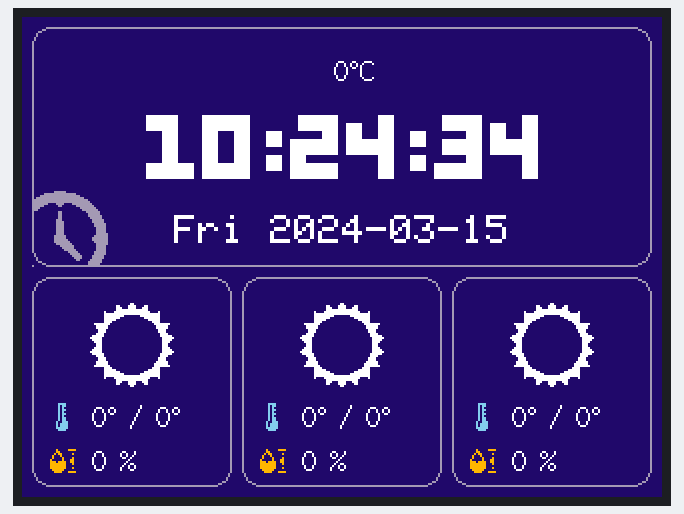
Simulated run of this sketch. Board: ESP32. Shown: 320×240 colour display. WiFi joins after 1.5 s; servers stay silent unless stated; uploads are accepted with an empty reply; the local clock reads 2024-03-15 10:24:30 at power-on unless the sketch sets it; what the sketch prints to the serial monitor is not drawn.

Above: at 4.5 s.
At 8.1 s:
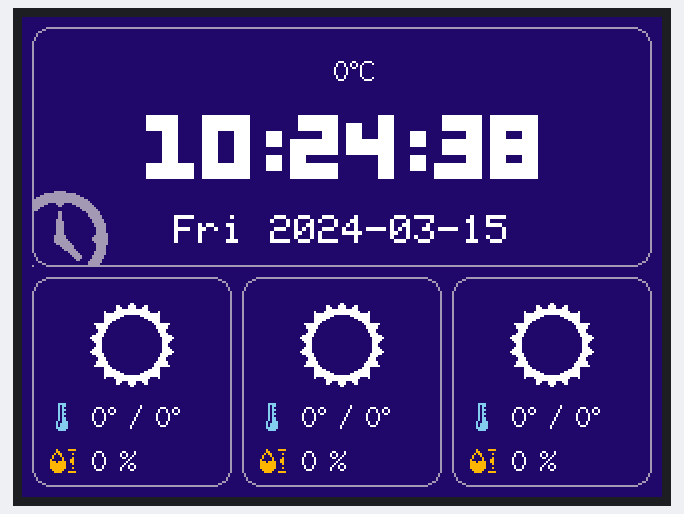
At 13.1 s:
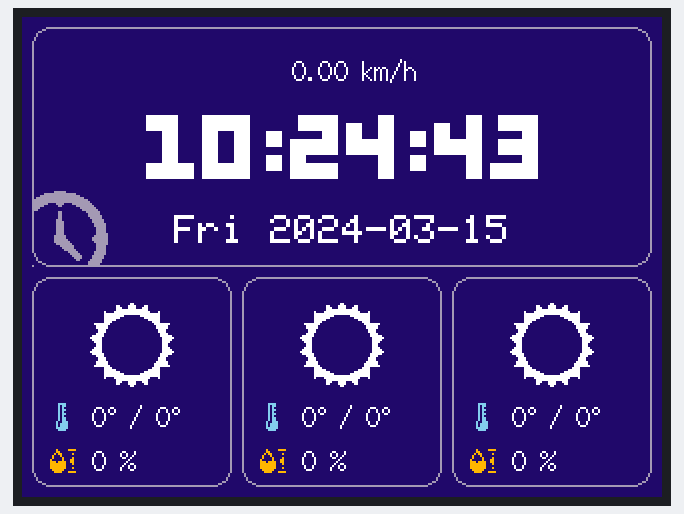
At 20.1 s:
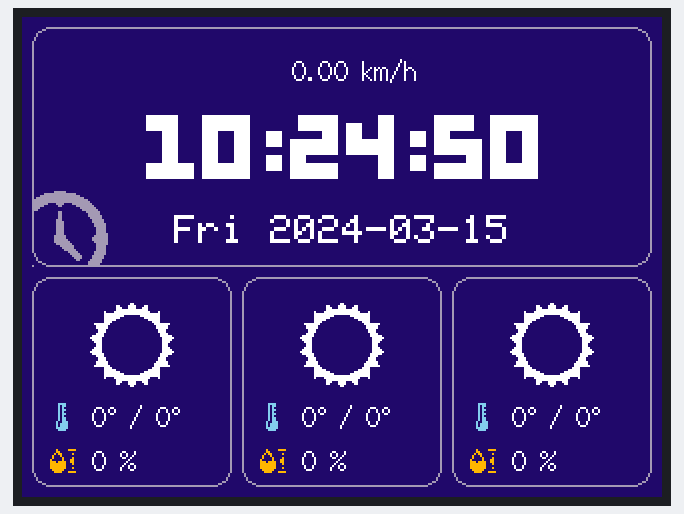
At 29.1 s:
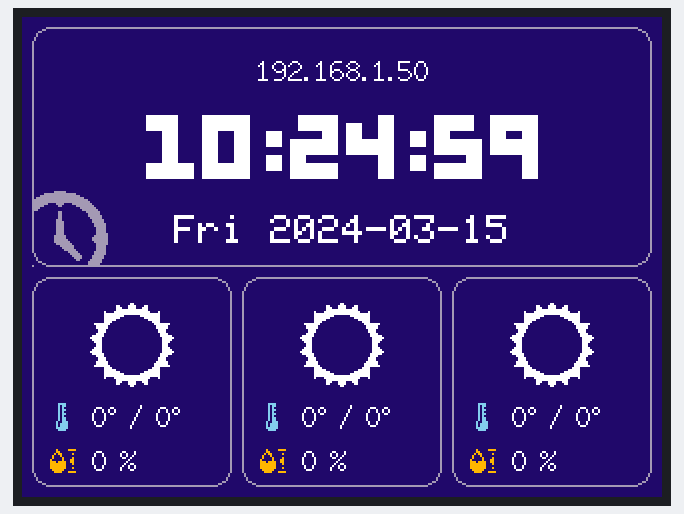
At 38.1 s:
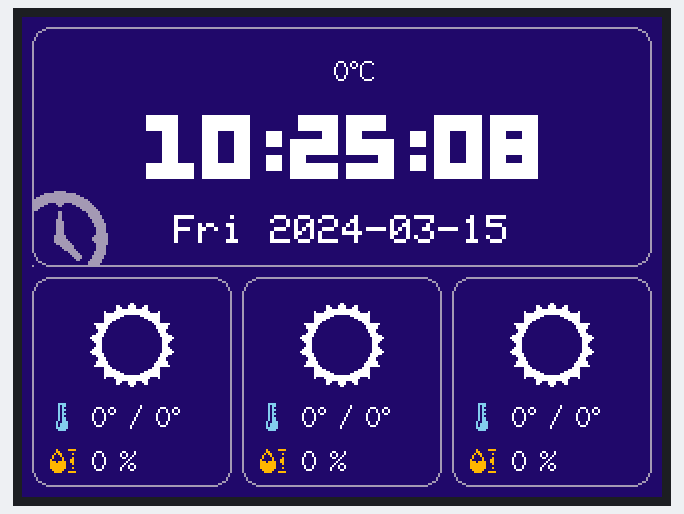

Measured:
- what the display in image 0 shows lasts 0.6 s, from 4.5 s to 5.1 s
- what the display in image 1 shows lasts 1.0 s, from 8.1 s to 9.1 s

The sketch:

ESP_Clock.ino
```cpp
/* bilibili@可爱的狗子汪
 */

#include <WiFi.h>
#include <WiFiClientSecure.h>
#include <ArduinoJson.h>
#include <TFT_eSPI.h>
#include <RBD_Timer.h>
#include "bmp.h"
#include "fonts.h"
#include "cfg.h"

#define TIME (1 << 1)
#define DATE (1 << 2)
#define FORECAST (1 << 3)

#define UTC_OFFSET 8
#define UPDATE_INTERVAL_M 15

const char* ntpServer = "ntp.aliyun.com";
const char* host = "api.seniverse.com";

WiFiClientSecure client;

TFT_eSPI tft = TFT_eSPI();
TFT_eSprite spr = TFT_eSprite(&tft);
TFT_eSprite st = TFT_eSprite(&tft);

RBD::Timer timer1(60000 * UPDATE_INTERVAL_M);  // 获取心知天气信息间隔
RBD::Timer timer2(10000);                      // 滚动文字的驻屏显示时间
RBD::Timer timer3(25);                         // 限制滚动文字滚动太快, 每一帧与上一帧的间隔时间

typedef struct {
  String text;
  int code;
  int high;
  int low;
  String windDirection;
  double windSpeed;
  int humidity;
} forecast;
forecast day[3];
forecast now;
String stext[3];
int stextIndex = 0;

char ot[9];
char t[9];
char odate[11];
char date[11];
char wday[4];
uint8_t updateThis = 0xFF;
int tcount = 0;
bool canScroll = false;

void setup() {
  tft.begin();
  tft.setRotation(3);
  tft.fillScreen(TFT_BLUE);
  tft.setTextColor(TFT_WHITE);
  tft.println("Please wait...");

  Serial.begin(115200);
  WiFi.begin(WIFI_SSID, WIFI_PASS);
  while (WiFi.status() != WL_CONNECTED) delay(1500);
  Serial.println("WiFi connected");

  client.setInsecure();  // HTTPS不安全连接

  timer1.restart();  // 计时器
  timer2.restart();
  timer3.restart();
  configTime(3600 * UTC_OFFSET, 0, ntpServer);  // NTP服务器
  updateForecastDaily();
  updateWeather();

  tft.fillScreen(BG_COLOUR);
  spr.setColorDepth(16);
  spr.createSprite(260, 48);

  st.setColorDepth(16);
  st.createSprite(260, 17);
  st.fillSprite(BG_COLOUR);
  st.setScrollRect(0, 0, 260, 17, BG_COLOUR);
  st.setTextColor(TEXT_COLOUR);
  st.setTextDatum(TC_DATUM);
}

/*
 * void loop()
 */
void loop() {
  struct tm timeinfo;
  if (!getLocalTime(&timeinfo)) {  // 获取NTP时间
    Serial.println("E: Failed to get NTP time!");
    return;
  }
  // 更新时间刷新时间文字
  strftime(t, 9, "%X", &timeinfo);
  if (strcmp(ot, t) != 0) {
    strcpy(ot, t);
    strftime(wday, 4, "%a", &timeinfo);
    strftime(date, 11, "%F", &timeinfo);
    if (strcmp(odate, date) != 0) {
      strcpy(odate, date);
      updateThis |= DATE;
    }
    updateThis |= TIME;
  }

  if (timer1.onRestart()) {
    updateForecastDaily();
    updateWeather();
    updateThis |= FORECAST;
  }

  if (timer2.onRestart())
    canScroll = true;

  display();  // 刷新显示
}

/*
 * 根据API返回的JSON数据中的`code`字段, 绘制相应的天气图标
 * "bmp.h"中修改对应图标或者添加更多天气图标
 */
const uint8_t* toIconBitmap(int codeNum) {
  switch (codeNum) {
    case 0: return _0;  // 晴
    case 1: return _0;
    case 2: return _0;
    case 3: return _0;
    case 4: return _4;  // 多云
    case 5: return _5;  // 晴间多云
    case 6: return _5;
    case 7: return _5;
    case 8: return _5;
    case 9: return _9;    // 阴
    case 10: return _10;  // 阵雨
    case 11: return _11;  // 雷阵雨
    case 13: return _13;  // 小雨
    case 14: return _13;
    case 15: return _13;
    case 16: return _16;  // 暴雨
    case 17: return _16;
    case 18: return _16;
    case 20: return _20;  //雨夹雪
    default: return _99;  // 未知
  }
}

void set_stext() {
  stext[0] = now.text + "  " + String(now.low) + "`C";
  stext[1] = String(day[0].windDirection) + "  " + String(day[0].windSpeed) + " km/h";
  stext[2] = (WiFi.localIP()).toString();
}

/*
 * 在屏幕上绘制图像, 文字等
 */
void display() {
  tft.resetViewport();
  // 圆角矩形框架
  tft.drawRoundRect(5, 5, 310, 120, 9, MAIN_COLOUR);
  tft.drawRoundRect(5, 130, 100, 105, 9, MAIN_COLOUR);
  tft.drawRoundRect(110, 130, 100, 105, 9, MAIN_COLOUR);
  tft.drawRoundRect(215, 130, 100, 105, 9, MAIN_COLOUR);

  // 滚动文字
  tft.setViewport(5, 5, 310, 120);
  tft.drawXBitmap(-10, 82, clock48x48, 48, 48, MAIN_COLOUR);
  st.pushSprite(25, 14);
  // 文字滚动效果
  if (timer3.onRestart() && canScroll) {
    st.scroll(0, -1);
    tcount--;
  }
  // 复位文字
  if (tcount <= 0) {
    tcount = 17;
    canScroll = false;
    set_stext();
    st.drawString(stext[stextIndex], 130, 0, 2);
    stextIndex = (stextIndex < 2) ? stextIndex + 1 : 0;
  }
  // 时间文字
  if (TIME & updateThis) {
    spr.fillSprite(BG_COLOUR);
    spr.setTextDatum(MC_DATUM);
    spr.setTextColor(TEXT_COLOUR);
    spr.loadFont(gravity_bold);
    spr.drawString(t, 130, 24, 7);
    spr.unloadFont();
    spr.pushSprite(25, 36);
  }
  // 日期文字
  if (DATE & updateThis) {
    tft.setTextDatum(BC_DATUM);
    tft.setTextSize(2);
    tft.setTextColor(TEXT_COLOUR, BG_COLOUR);
    tft.drawString(String(wday) + " " + String(date), 155, 110);
  }
  // 绘制底部天气栏
  if (FORECAST & updateThis) {
    tft.resetViewport();
    tft.fillRect(5, 130, 310, 105, BG_COLOUR);
    for (int i = 0; i < 3; i++) {
      tft.resetViewport();
      tft.setViewport(5 + 105 * i, 130, 100, 105);
      tft.drawXBitmap(26, 10, toIconBitmap(day[i].code), WIDTH, HEIGHT, ICON_COLOUR);

      tft.drawXBitmap(7, 62, thermometer16x16, 16, 16, TFT_SKYBLUE);
      tft.setTextDatum(TL_DATUM);
      tft.setTextSize(1);
      tft.setTextColor(TEXT_COLOUR);
      tft.drawString(String(day[i].low) + "` / " + String(day[i].high) + "`", 30, 62, 2);

      tft.drawXBitmap(7, 84, hygrometer16x16, 16, 16, TFT_ORANGE);
      tft.drawString(String(day[i].humidity) + " %", 30, 84, 2);
    }
  }
  updateThis = 0x00;  // 暂停刷新
}

/*
 * 向指定地址发送GET请求, 并跳过响应头
 */
bool sendRequest(const char* host, String path) {
  Serial.printf("Connecting to %s%s\n", host, path.c_str());
  if (!client.connect(host, 443)) {
    Serial.println(" \tE: Connection failed!");
    return false;
  }
  client.println(
    "GET " + path + " HTTP/1.1");
  client.println("Host: " + String(host));
  client.println("Connection: close");
  client.println();

  Serial.println("");
  while (client.connected()) {
    String line = client.readStringUntil('\n');
    Serial.println(line);
    if (line == "\r") break;
  }
  return true;
}

/*
 * 更新当前天气数据
 */
void updateWeather() {
  if (!sendRequest(
        host, "/v3/weather/now.json?key=" + key + "&location=" + location + "&language=en")) {
    Serial.println("E: updateWeather() failed!");
    return;
  }

  JsonDocument doc;
  DeserializationError error = deserializeJson(doc, client);
  if (error) {
    Serial.print("E: updateWeather() -> **deserializeJson()** failed!");
    client.stop();
    return;
  }

  now.text = doc["results"][0]["now"]["text"].as<String>();
  now.low = doc["results"][0]["now"]["temperature"].as<int>();

  client.stop();
}

/*
 * 更新三日天气数据
 */
void updateForecastDaily() {
  if (!sendRequest(
        host, "/v3/weather/daily.json?key=" + key + "&location=" + location + "&language=en")) {
    Serial.println("E: updateForecastDaily() failed!");
    return;
  }

  JsonDocument doc;
  DeserializationError error = deserializeJson(doc, client);
  if (error) {
    Serial.print("E: updateForecastDaily() -> **deserializeJson()** failed!");
    client.stop();
    return;
  }

  for (int i = 0; i < 3; i++) {
    day[i].text = doc["results"][0]["daily"][i]["text_day"].as<String>();
    day[i].code = doc["results"][0]["daily"][i]["code_day"].as<int>();
    day[i].high = doc["results"][0]["daily"][i]["high"].as<int>();
    day[i].low = doc["results"][0]["daily"][i]["low"].as<int>();
    day[i].windDirection = doc["results"][0]["daily"][i]["wind_direction"].as<String>();
    day[i].windSpeed = doc["results"][0]["daily"][i]["wind_speed"].as<double>();
    day[i].humidity = doc["results"][0]["daily"][i]["humidity"].as<int>();
  }

  client.stop();
}
```

cfg.h
```cpp
/* 配置文件
 */

#define WIFI_SSID "WiFi名"
#define WIFI_PASS "WiFi密码"
const String key = "API密钥";
const String location = "城市名";

#define DRAK_MODE 1 /* 暗色模式开关: `1` 代表启用 */

#if DRAK_MODE

#define MAIN_COLOUR 0xA4D6
#define BG_COLOUR 0x204D
#define TEXT_COLOUR 0xFFFF
#define ICON_COLOUR 0xFFFF

#else

#define MAIN_COLOUR 0x9D13
#define BG_COLOUR 0xFFFF
#define TEXT_COLOUR 0x0000
#define ICON_COLOUR 0x0000

#endif
```

Source omitted: bmp.h (data table, 16814 bytes), fonts.h (data table, 54097 bytes)
